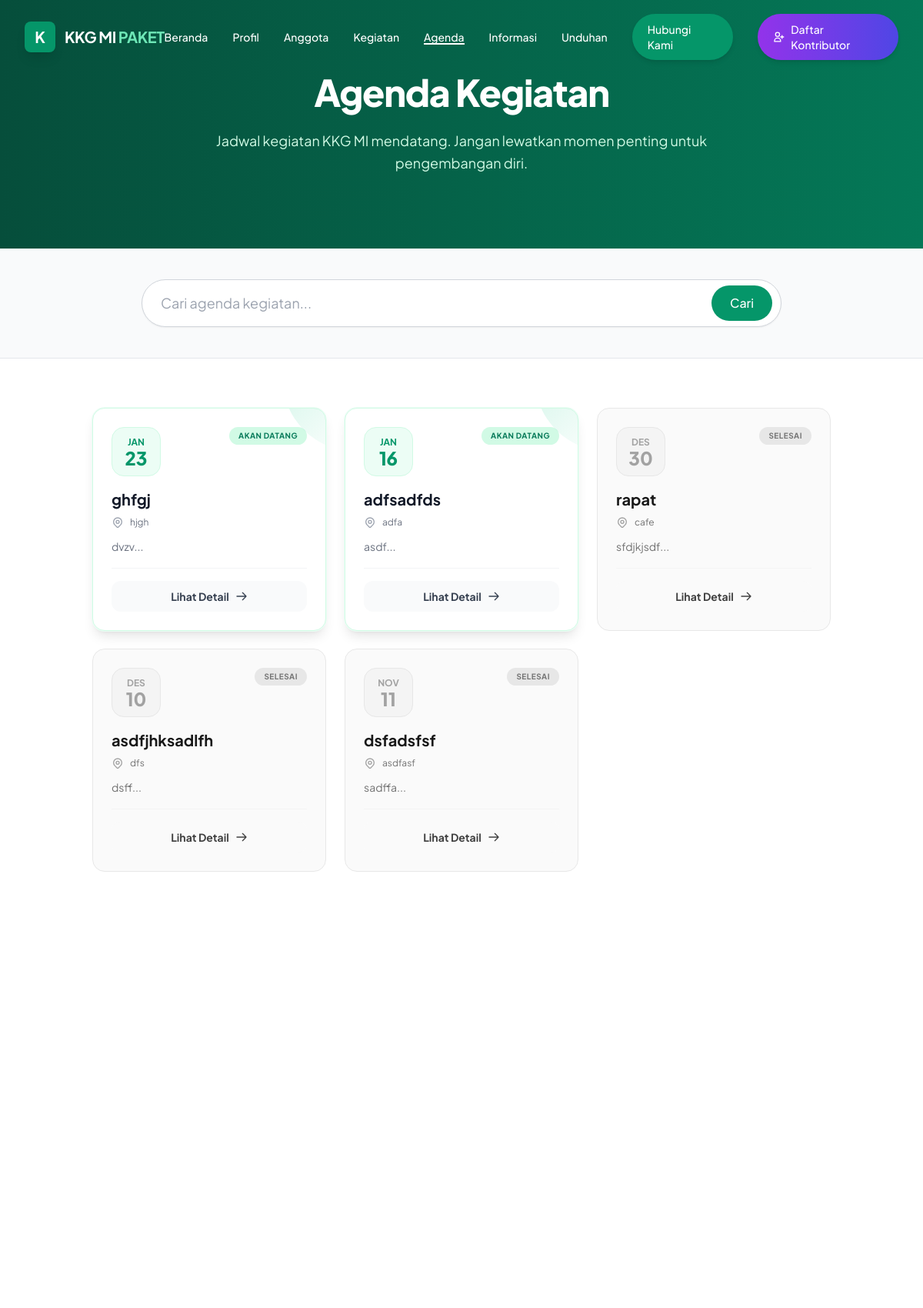
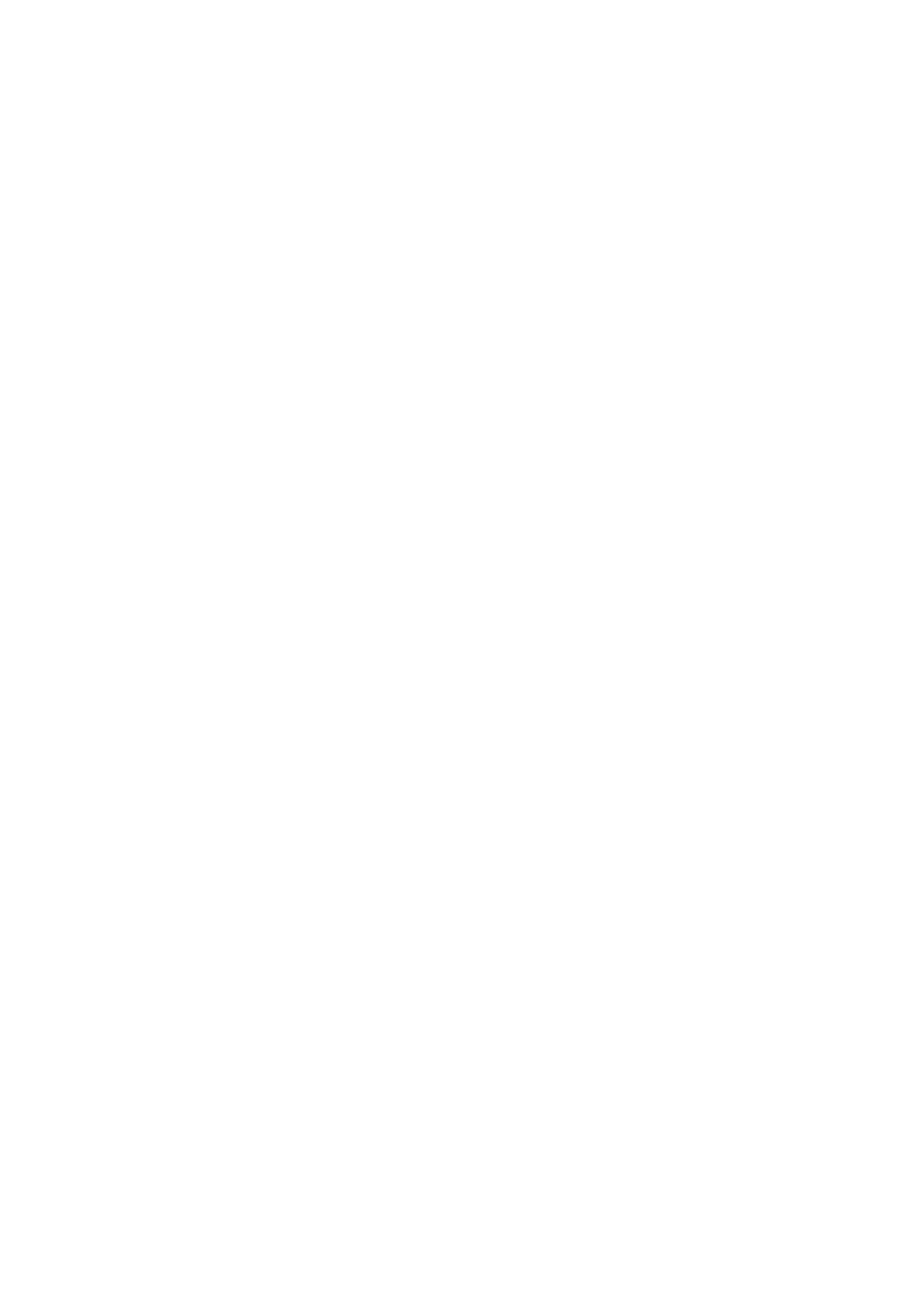
Screenshot of /agenda.php (upper part) with the database file from the repository (2 pictures, top to bottom).
### tables this page shows
CREATE TABLE `agenda` (
  `id` int NOT NULL,
  `judul` varchar(255) NOT NULL,
  `tanggal` date NOT NULL,
  `lokasi` varchar(100) DEFAULT NULL,
  `keterangan` text,
  `created_at` timestamp NULL DEFAULT CURRENT_TIMESTAMP,
  `file_lampiran` varchar(255) DEFAULT NULL
);

### agenda.php (the view, shortened to what this page needs)
<?php
include 'includes/header.php';
if (!function_exists('tgl_indo')) {
    function tgl_indo($tanggal){
        $bulan = array (
            1 =>   'Januari', 'Februari', 'Maret', 'April', 'Mei', 'Juni',
            'Juli', 'Agustus', 'September', 'Oktober', 'November', 'Desember'
        );
        $pecahkan = explode('-', $tanggal);
        return $pecahkan[2] . ' ' . $bulan[ (int)$pecahkan[1] ] . ' ' . $pecahkan[0];
    }
}
?>
    <section class="relative py-24 bg-gradient-to-r from-emerald-900 to-emerald-700 text-white overflow-hidden">
    <div class="absolute top-0 left-0 w-full h-full overflow-hidden -z-10 pointer-events-none">
        <div class="absolute top-[-10%] left-[-10%] w-[500px] h-[500px] bg-emerald-300/20 rounded-full mix-blend-multiply filter blur-3xl opacity-70 animate-blob"></div>
        <div class="absolute top-[-10%] right-[-10%] w-[500px] h-[500px] bg-sky-300/20 rounded-full mix-blend-multiply filter blur-3xl opacity-70 animate-blob animation-delay-2000"></div>
    </div>
    <div class="max-w-7xl mx-auto px-4 sm:px-6 lg:px-8 relative z-10 text-center">
        <h1 class="text-4xl md:text-5xl font-extrabold text-white tracking-tight mb-6" data-aos="fade-up">
            Agenda Kegiatan
        </h1>
        <p class="text-lg text-emerald-100 max-w-2xl mx-auto leading-relaxed" data-aos="fade-up" data-aos-delay="100">
            Jadwal kegiatan KKG MI mendatang. Jangan lewatkan momen penting untuk pengembangan diri.
        </p>
    </div>
</section>
<section class="py-10 bg-gray-50 border-b border-gray-200">
    <div class="max-w-4xl mx-auto px-4 sm:px-6 lg:px-8">
        <form action="" method="GET" class="relative">
            <input type="text" name="q" value="<?= isset($_GET['q']) ? htmlspecialchars($_GET['q']) : '' ?>" placeholder="Cari agenda kegiatan..." class="w-full pl-6 pr-14 py-4 rounded-full border border-gray-300 shadow-sm focus:outline-none focus:ring-2 focus:ring-emerald-500 focus:border-transparent transition text-lg">
            <button type="submit" class="absolute right-3 top-2 bottom-2 bg-emerald-600 text-white rounded-full px-6 font-medium hover:bg-emerald-700 transition flex items-center justify-center">
                Cari
            </button>
        </form>
    </div>
</section>
<section class="py-16 bg-white min-h-screen">
    <div class="max-w-5xl mx-auto px-4 sm:px-6 lg:px-8">
        <?php
        $limit = 10;
        $page = isset($_GET['page']) ? (int)$_GET['page'] : 1;
        $start = ($page - 1) * $limit;
        $where = "WHERE 1=1";
        $query = mysqli_query($koneksi, "SELECT * FROM agenda $where ORDER BY tanggal DESC LIMIT $start, $limit");
        ?>
        <div class="grid grid-cols-1 md:grid-cols-2 lg:grid-cols-3 gap-6">
            <?php
            function limit_words($string, $word_limit) {
                $words = explode(" ", $string);
                return implode(" ", array_splice($words, 0, $word_limit));
            }
            if(mysqli_num_rows($query) > 0):
                while($item = mysqli_fetch_assoc($query)):
                    $is_past = strtotime($item['tanggal']) < strtotime(date('Y-m-d'));
                    $cardClass = $is_past ? 'bg-gray-50 opacity-75 grayscale' : 'bg-white border-emerald-100 shadow-lg hover:shadow-xl ring-1 ring-emerald-50';
                    $badgeClass = $is_past ? 'bg-gray-200 text-gray-500' : 'bg-emerald-100 text-emerald-700';
            ?>
            <div class="<?= $cardClass ?> rounded-2xl p-6 border transition-all duration-300 flex flex-col relative overflow-hidden group h-full" data-aos="fade-up">
                <div class="flex items-start justify-between mb-4">
                    <div class="flex-shrink-0 w-16 h-16 rounded-2xl flex flex-col items-center justify-center border <?= $is_past ? 'border-gray-200 bg-gray-100 text-gray-400' : 'border-emerald-100 bg-emerald-50 text-emerald-600' ?>">
                        <span class="text-xs font-bold uppercase"><?= substr(tgl_indo($item['tanggal']), 3, 3) ?></span>
                        <span class="text-2xl font-black leading-none"><?= date('d', strtotime($item['tanggal'])) ?></span>
                    </div>
                    <span class="inline-block px-3 py-1 rounded-full text-[10px] font-bold uppercase tracking-wider <?= $badgeClass ?>">
                        <?= $is_past ? 'Selesai' : 'Akan Datang' ?>
                    </span>
                </div>
                <div class="flex-grow flex flex-col">
                    <h3 class="text-xl font-bold text-gray-900 mb-2 group-hover:text-emerald-600 transition line-clamp-2" title="<?= $item['judul'] ?>">
                        <a href="agenda_detail.php?id=<?= $item['id'] ?>" class="block focus:outline-none"><?= $item['judul'] ?></a>
                    </h3>
                    <div class="flex items-center text-xs text-gray-500 gap-2 mb-3">
                        <span class="truncate"><?= $item['lokasi'] ?></span>
                    </div>
                    <?php if(!empty($item['keterangan'])): ?>
                    <p class="text-gray-500 text-sm leading-relaxed mb-4 line-clamp-3 flex-grow">
                        <?= limit_words(strip_tags($item['keterangan']), 20) ?>...
                    </p>
                    <?php endif; ?>
                    <div class="mt-auto pt-4 border-t border-gray-100 w-full">
                        <a href="agenda_detail.php?id=<?= $item['id'] ?>" class="w-full inline-flex items-center justify-center gap-2 px-4 py-2.5 bg-gray-50 text-gray-700 rounded-xl font-bold text-sm hover:bg-emerald-600 hover:text-white transition-all group-hover:bg-emerald-50 group-hover:text-emerald-700 group-hover:hover:bg-emerald-600 group-hover:hover:text-white">
                            Lihat Detail
                            <svg class="w-4 h-4" fill="none" stroke="currentColor" viewBox="0 0 24 24"><path stroke-linecap="round" stroke-linejoin="round" stroke-width="2" d="M14 5l7 7m0 0l-7 7m7-7H3"></path></svg>
                        </a>
                    </div>
                </div>
            </div>
            <?php endwhile; ?>
        </div>
        <?php endif; ?>
    </div>
</section>
<?php include 'includes/footer.php'; ?>

### includes/header.php (style rules this page uses)
[data-aos] { opacity: 0; transform: translateY(20px); transition: opacity 0.8s ease-out, transform 0.8s ease-out; will-change: opacity, transform; }
[data-aos].aos-animate { opacity: 1; transform: translateY(0); }

### rows the page displays
agenda: tanggal "JAN", tanggal "23", shows "AKAN DATANG", judul "ghfgj", lokasi "hjgh", keterangan "dvzv"
agenda: tanggal "JAN", tanggal "16", shows "AKAN DATANG", judul "adfsadfds", lokasi "adfa", keterangan "asdf"
agenda: tanggal "DES", tanggal "30", shows "SELESAI", judul "rapat", lokasi "cafe", keterangan "sfdjkjsdf"
agenda: tanggal "DES", tanggal "10", shows "SELESAI", judul "asdfjhksadlfh", lokasi "dfs", keterangan "dsff"
agenda: tanggal "NOV", tanggal "11", shows "SELESAI", judul "dsfadsfsf", lokasi "asdfasf", keterangan "sadffa"

### other values shown
implode(' ', $parts) "KKG MI"
$last "PAKET"
$label "Beranda"
$label "Profil"
$label "Anggota"
$label "Kegiatan"
$label "Agenda"
$label "Informasi"
$label "Unduhan"
